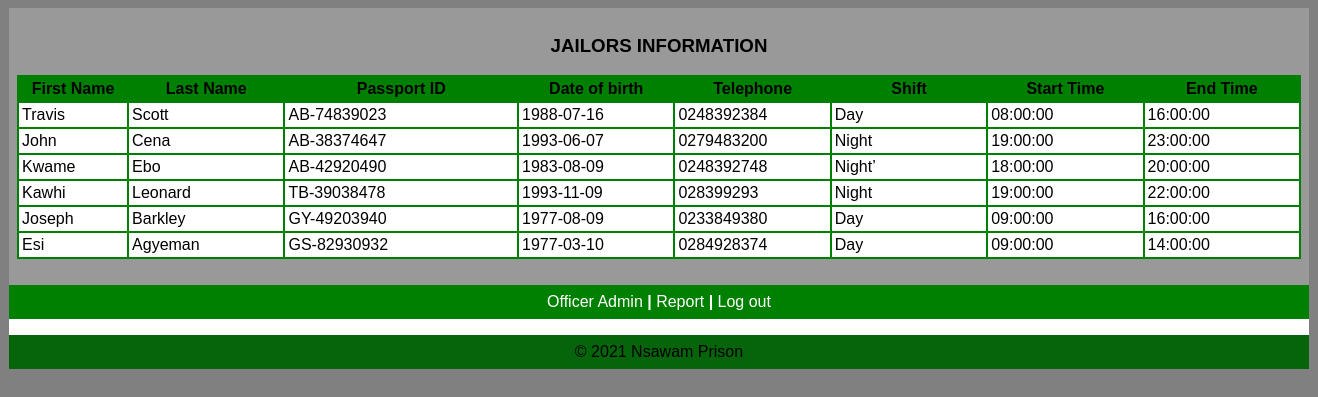
Screenshot of /admin/viewoff.php with the database file from the repository.
### tables this page shows
CREATE TABLE `jailor` (
  `id` int(11) NOT NULL,
  `f_name` varchar(20) NOT NULL,
  `l_name` varchar(20) NOT NULL,
  `passport_id` varchar(20) NOT NULL,
  `dob` date NOT NULL,
  `phone_number` varchar(10) NOT NULL,
  `shift` varchar(15) NOT NULL,
  `start_time` time NOT NULL,
  `end_time` time NOT NULL
);

### admin/viewoff.php (the view, shortened to what this page needs)
<html>
<head>
   <link rel="stylesheet" media="screen" href="login.css" >
</head>
<body>
	<table align='center' border='0' bgcolor='green' width='1300' cellpadding='8' cellspacing='0' height='200'>
          <tr>
            <td bgcolor='#999999' valign='center'>
<?php
$host="localhost";
$username="root";
$password="";
$db_name="prisonpro";
$tbl_name="jailor";
$con = mysqli_connect("$host","$username","$password") or die("cannot connect");
mysqli_select_db($con, "$db_name")or die("cannot connect");
$sel= mysqli_query($con, "select * from $tbl_name");
echo"<table align='center' width='100%' bgcolor='GREEN' border='0' bgcolor='green' cellpadding='3' cellspacing='2' bgcolor='silver'>
<caption><h3>JAILORS INFORMATION</h3></caption>
<tr bgcolor='green'>
<th width='3%'>First Name</th>
<th width='10%'>Last Name</th>
<th width='15%'>Passport ID</th>
<th width='10%'>Date of birth</th>
<th width='10%'>Telephone</th>
<th width='10%'>Shift</th>
<th width='10%'>Start Time</th>
<th width='10%'>End Time</th>
</tr>";
   while($row=mysqli_fetch_array ($sel))
{
echo "<tr bgcolor='white'>";
echo  "<td width='7%'>".$row ['f_name']."</td>";
echo  "<td width='10%'>".$row ['l_name']."</td>";
echo  "<td width='10%'>".$row ['passport_id']. "</td>";
echo  "<td width='10%'>".$row ['dob']. "</td>";
echo  "<td width='3%'>" .$row ['phone_number']."</td>";
echo  "<td width='10%'>".$row ['shift']."</td>";
echo  "<td width='10%'>".$row ['start_time']."</td>";
echo  "<td width='10%'>".$row ['end_time']."</td>";
echo "</tr>";
}
echo"</table>";
?>
<br/>
			</td>
          </tr>
          <tr>
			<td align="center" bgcolor='green'><a href="adminpanel.php" target="_parent">Officer Admin <b>|</b></a>
      <a href="../admin/officereport.php" target="_parent">Report <b>|</b></a>
			<a href="index.php" target="_parent">Log out</a></td>
          </tr>
          <tr>
            <td align='center' bgcolor='white' height='1'>
					<?php
           include("footer.php");
                ?>
            </td>
          </tr>
	</table>
</body>
</head>
</html>

### admin/Footer.php
<tr>
<td bgcolor="#06640a" colspan="3" align="center">
&copy; 2021 Nsawam Prison</td>
</tr>

### admin/login.css (style rules this page uses)
body { font: 14px/21px "Lucida Sans", "Lucida Grande", "Lucida Sans Unicode", sans-serif;background:gray; }
a { color:#fff; text-decoration:none; }

### rows the page displays
jailor: f_name "Travis", l_name "Scott", passport "AB-74839023", dob "1988-07-16", phone_number "0248392384", shift "Day", start_time "08:00:00", end_time "16:00:00"
jailor: f_name "John", l_name "Cena", passport "AB-38374647", dob "1993-06-07", phone_number "0279483200", shift "Night", start_time "19:00:00", end_time "23:00:00"
jailor: f_name "Kwame", l_name "Ebo", passport "AB-42920490", dob "1983-08-09", phone_number "0248392748", shift "Night’", start_time "18:00:00", end_time "20:00:00"
jailor: f_name "Kawhi", l_name "Leonard", passport "TB-39038478", dob "1993-11-09", phone_number "028399293", shift "Night", start_time "19:00:00", end_time "22:00:00"
jailor: f_name "Joseph", l_name "Barkley", passport "GY-49203940", dob "1977-08-09", phone_number "0233849380", shift "Day", start_time "09:00:00", end_time "16:00:00"
jailor: f_name "Esi", l_name "Agyeman", passport "GS-82930932", dob "1977-03-10", phone_number "0284928374", shift "Day", start_time "09:00:00", end_time "14:00:00"
